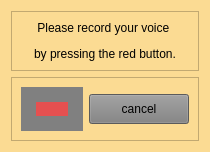
                      <widget class="QWidget" name="page_5">
                       <property name="styleSheet">
                        <string notr="true">background-color:#FBDB93</string>
                       </property>
                       <layout class="QVBoxLayout" name="verticalLayout_18">
                        <item>
                         <widget class="QFrame" name="frame_44">
                          <property name="frameShape">
                           <enum>QFrame::StyledPanel</enum>
                          </property>
                          <property name="frameShadow">
                           <enum>QFrame::Raised</enum>
                          </property>
                          <layout class="QGridLayout" name="gridLayout_18">
                           <item row="0" column="0">
                            <widget class="QLabel" name="label_22">
                             <property name="styleSheet">
                              <string notr="true">color:black;</string>
                             </property>
                             <property name="text">
                              <string>&lt;html&gt;&lt;head/&gt;&lt;body&gt;&lt;p align=&quot;center&quot;&gt;Please record your voice &lt;/p&gt;&lt;p align=&quot;center&quot;&gt;by pressing the red button.&lt;/p&gt;&lt;/body&gt;&lt;/html&gt;</string>
                             </property>
                            </widget>
                           </item>
                          </layout>
                         </widget>
                        </item>
                        <item>
                         <widget class="QFrame" name="frame_45">
                          <property name="frameShape">
                           <enum>QFrame::StyledPanel</enum>
                          </property>
                          <property name="frameShadow">
                           <enum>QFrame::Raised</enum>
                          </property>
                          <layout class="QHBoxLayout" name="horizontalLayout_15">
                           <item>
                            <widget class="QPushButton" name="btn_record">
                             <property name="sizePolicy">
                              <sizepolicy hsizetype="Fixed" vsizetype="Fixed">
                               <horstretch>50</horstretch>
                               <verstretch>50</verstretch>
                              </sizepolicy>
                             </property>
                             <property name="minimumSize">
                              <size>
                               <width>0</width>
                               <height>0</height>
                              </size>
                             </property>
                             <property name="baseSize">
                              <size>
                               <width>0</width>
                               <height>0</height>
                              </size>
                             </property>
                             <property name="styleSheet">
                              <string notr="true">border-radius:25px;
border: 15px solid grey;
background:#E55050;
</string>
                             </property>
                             <property name="text">
                              <string/>
                             </property>
                            </widget>
                           </item>
                           <item>
                            <widget class="QPushButton" name="btn_cancelrecord">
                             <property name="sizePolicy">
                              <sizepolicy hsizetype="Fixed" vsizetype="Fixed">
                               <horstretch>0</horstretch>
                               <verstretch>0</verstretch>
                              </sizepolicy>
                             </property>
                             <property name="minimumSize">
                              <size>
                               <width>100</width>
                               <height>30</height>
                              </size>
                             </property>
                             <property name="styleSheet">
                              <string notr="true">background-color:grey;
color:black;</string>
                             </property>
                             <property name="text">
                              <string>cancel</string>
                             </property>
                            </widget>
                           </item>
                          </layout>
                         </widget>
                        </item>
                       </layout>
                      </widget>
